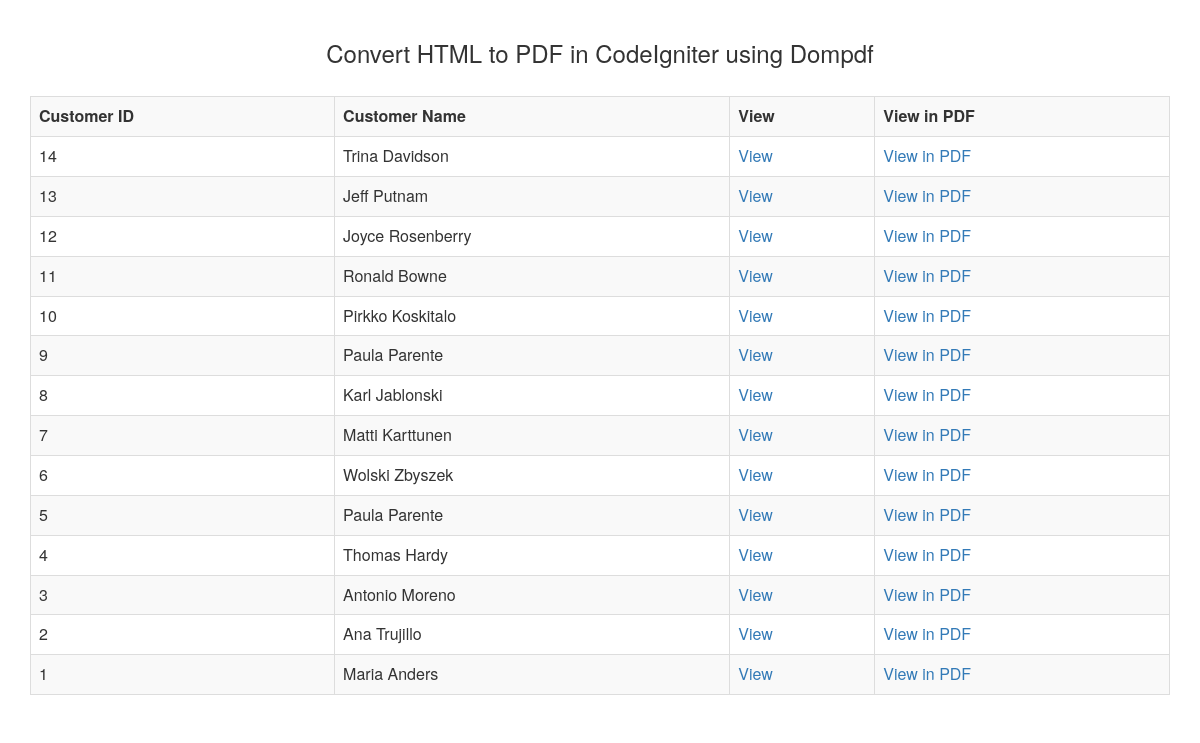
Screenshot of /index.php/htmltopdf with the database file from the repository.
### tables this page shows
CREATE TABLE `tbl_customer` (
  `CustomerID` int(11) NOT NULL,
  `CustomerName` varchar(250) NOT NULL,
  `Address` text NOT NULL,
  `City` varchar(250) NOT NULL,
  `PostalCode` varchar(30) NOT NULL,
  `Country` varchar(100) NOT NULL,
  `images` varchar(100) NOT NULL
);

### application/controllers/HtmltoPDF.php (called while the page is built, shortened)
<?php
class HtmltoPDF extends CI_Controller {
 public function __construct()
 {
  $this->load->model('htmltopdf_model');
  $this->load->library('pdf');
 }
 public function index()
 {
  $data['customer_data'] = $this->htmltopdf_model->fetch();
  $this->load->view('htmltopdf', $data);
 }
}
?>

### index.php (called while the page is built, shortened)
<?php
require_once BASEPATH.'core/CodeIgniter.php';

### application/models/Htmltopdf_model.php (called while the page is built, shortened)
<?php
class Htmltopdf_model extends CI_Model
{
 function fetch()
 {
  $this->db->order_by('CustomerID', 'DESC');
  return $this->db->get('tbl_customer');
 }
}
?>

### application/views/htmltopdf.php (the view, shortened to what this page needs)
<html>
<head>
 <link rel="stylesheet" href="https://maxcdn.bootstrapcdn.com/bootstrap/3.3.6/css/bootstrap.min.css" />
</head>
<body>
 <div class="container box">
  <br />
  <h3 align="center">Convert HTML to PDF in CodeIgniter using Dompdf</h3>
  <br />
  <?php
  if(isset($customer_data))
  {
  ?>
  <div class="table-responsive">
   <table class="table table-striped table-bordered">
    <tr>
     <th>Customer ID</th>
     <th>Customer Name</th>
     <th>View</th>
     <th>View in PDF</th>
    </tr>
   <?php
   foreach($customer_data->result() as $row)
   {
    echo '
    <tr>
     <td>'.$row->CustomerID.'</td>
     <td>'.$row->CustomerName.'</td>
     <td><a href="'.base_url().'htmltopdf/details/'.$row->CustomerID.'">View</a></td>
     <td><a href="'.base_url().'htmltopdf/pdfdetails/'.$row->CustomerID.'">View in PDF</a></td>
    </tr>
    ';
   }
   ?>
   </table>
  </div>
  <?php
  }
  ?>
 </div>
</body>
</html>

### rows the page displays
tbl_customer: CustomerID "14", CustomerName "Trina Davidson"
tbl_customer: CustomerID "13", CustomerName "Jeff Putnam"
tbl_customer: CustomerID "12", CustomerName "Joyce Rosenberry"
tbl_customer: CustomerID "11", CustomerName "Ronald Bowne"
tbl_customer: CustomerID "10", CustomerName "Pirkko Koskitalo"
tbl_customer: CustomerID "9", CustomerName "Paula Parente"
tbl_customer: CustomerID "8", CustomerName "Karl Jablonski"
tbl_customer: CustomerID "7", CustomerName "Matti Karttunen"
tbl_customer: CustomerID "6", CustomerName "Wolski Zbyszek"
tbl_customer: CustomerID "5", CustomerName "Paula Parente"
tbl_customer: CustomerID "4", CustomerName "Thomas Hardy"
tbl_customer: CustomerID "3", CustomerName "Antonio Moreno"
tbl_customer: CustomerID "2", CustomerName "Ana Trujillo"
tbl_customer: CustomerID "1", CustomerName "Maria Anders"
